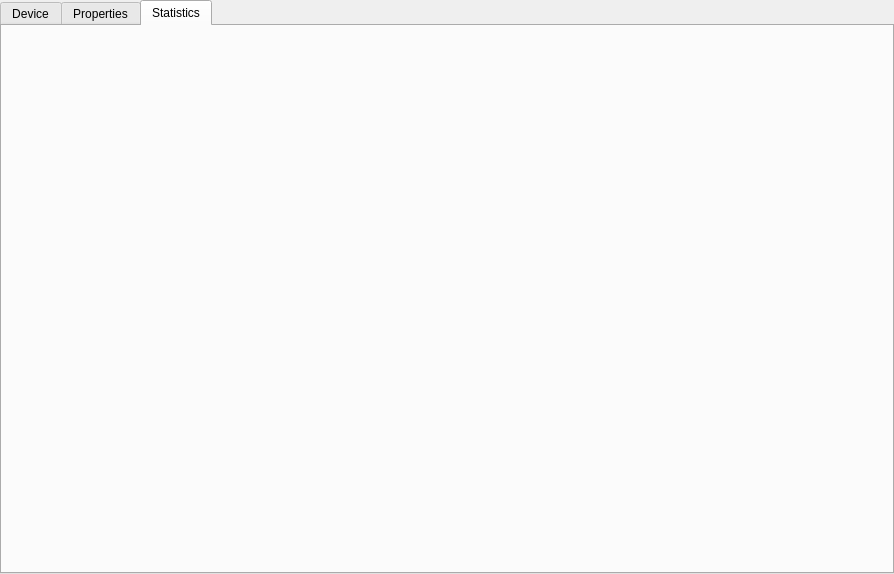
<?xml version="1.0" encoding="UTF-8"?>
<ui version="4.0">
 <class>TabWidget</class>
 <widget class="QTabWidget" name="TabWidget">
  <property name="geometry">
   <rect>
    <x>0</x>
    <y>0</y>
    <width>894</width>
    <height>574</height>
   </rect>
  </property>
  <property name="windowTitle">
   <string>Emulated Network Properties</string>
  </property>
  <property name="currentIndex">
   <number>2</number>
  </property>
  <widget class="QWidget" name="tab">
   <attribute name="title">
    <string>Device</string>
   </attribute>
   <widget class="QPushButton" name="setButton_2">
    <property name="geometry">
     <rect>
      <x>690</x>
      <y>400</y>
      <width>92</width>
      <height>28</height>
     </rect>
    </property>
    <property name="text">
     <string>Set</string>
    </property>
   </widget>
   <widget class="QPushButton" name="clearButton_2">
    <property name="geometry">
     <rect>
      <x>690</x>
      <y>430</y>
      <width>92</width>
      <height>28</height>
     </rect>
    </property>
    <property name="text">
     <string>Clear</string>
    </property>
   </widget>
   <widget class="QTextEdit" name="deviceDisplayTextEdit">
    <property name="geometry">
     <rect>
      <x>60</x>
      <y>390</y>
      <width>591</width>
      <height>111</height>
     </rect>
    </property>
    <property name="readOnly">
     <bool>true</bool>
    </property>
   </widget>
   <widget class="Line" name="line_6">
    <property name="geometry">
     <rect>
      <x>30</x>
      <y>360</y>
      <width>811</width>
      <height>20</height>
     </rect>
    </property>
    <property name="orientation">
     <enum>Qt::Horizontal</enum>
    </property>
   </widget>
   <widget class="QCheckBox" name="deviceCheckBox">
    <property name="geometry">
     <rect>
      <x>20</x>
      <y>20</y>
      <width>121</width>
      <height>23</height>
     </rect>
    </property>
    <property name="text">
     <string>Normal Device</string>
    </property>
    <property name="checked">
     <bool>true</bool>
    </property>
   </widget>
   <widget class="QCheckBox" name="bridgeCheckBox">
    <property name="geometry">
     <rect>
      <x>20</x>
      <y>100</y>
      <width>121</width>
      <height>23</height>
     </rect>
    </property>
    <property name="text">
     <string>Bridge</string>
    </property>
   </widget>
   <widget class="QLineEdit" name="deviceLineEdit">
    <property name="geometry">
     <rect>
      <x>170</x>
      <y>20</y>
      <width>113</width>
      <height>26</height>
     </rect>
    </property>
    <property name="text">
     <string>eth0</string>
    </property>
   </widget>
   <widget class="QLineEdit" name="bridgeLineEdit">
    <property name="enabled">
     <bool>false</bool>
    </property>
    <property name="geometry">
     <rect>
      <x>170</x>
      <y>100</y>
      <width>113</width>
      <height>26</height>
     </rect>
    </property>
    <property name="text">
     <string>br0</string>
    </property>
   </widget>
   <widget class="QListWidget" name="bridgeListWidget">
    <property name="enabled">
     <bool>false</bool>
    </property>
    <property name="geometry">
     <rect>
      <x>175</x>
      <y>160</y>
      <width>101</width>
      <height>192</height>
     </rect>
    </property>
   </widget>
   <widget class="QLineEdit" name="bridge_addLineEdit">
    <property name="enabled">
     <bool>false</bool>
    </property>
    <property name="geometry">
     <rect>
      <x>290</x>
      <y>160</y>
      <width>113</width>
      <height>26</height>
     </rect>
    </property>
    <property name="text">
     <string/>
    </property>
   </widget>
   <widget class="QPushButton" name="bridge_remButton">
    <property name="enabled">
     <bool>false</bool>
    </property>
    <property name="geometry">
     <rect>
      <x>300</x>
      <y>230</y>
      <width>92</width>
      <height>28</height>
     </rect>
    </property>
    <property name="text">
     <string>Remove</string>
    </property>
   </widget>
   <widget class="QPushButton" name="bridge_addButton">
    <property name="enabled">
     <bool>false</bool>
    </property>
    <property name="geometry">
     <rect>
      <x>300</x>
      <y>200</y>
      <width>92</width>
      <height>28</height>
     </rect>
    </property>
    <property name="text">
     <string>Add</string>
    </property>
   </widget>
   <widget class="Line" name="line_7">
    <property name="geometry">
     <rect>
      <x>30</x>
      <y>60</y>
      <width>811</width>
      <height>20</height>
     </rect>
    </property>
    <property name="orientation">
     <enum>Qt::Horizontal</enum>
    </property>
   </widget>
  </widget>
  <widget class="QWidget" name="tab">
   <attribute name="title">
    <string>Properties</string>
   </attribute>
   <widget class="QLineEdit" name="lossLineEdit">
    <property name="geometry">
     <rect>
      <x>290</x>
      <y>110</y>
      <width>113</width>
      <height>26</height>
     </rect>
    </property>
    <property name="text">
     <string>0</string>
    </property>
   </widget>
   <widget class="QPushButton" name="setButton">
    <property name="geometry">
     <rect>
      <x>690</x>
      <y>400</y>
      <width>92</width>
      <height>28</height>
     </rect>
    </property>
    <property name="text">
     <string>Set</string>
    </property>
   </widget>
   <widget class="QLabel" name="label_5">
    <property name="geometry">
     <rect>
      <x>431</x>
      <y>20</y>
      <width>101</width>
      <height>20</height>
     </rect>
    </property>
    <property name="text">
     <string>Delay Variance</string>
    </property>
   </widget>
   <widget class="QLabel" name="label_12">
    <property name="geometry">
     <rect>
      <x>640</x>
      <y>40</y>
      <width>62</width>
      <height>18</height>
     </rect>
    </property>
    <property name="text">
     <string>ms</string>
    </property>
   </widget>
   <widget class="QSlider" name="duplicateSlider">
    <property name="geometry">
     <rect>
      <x>120</x>
      <y>260</y>
      <width>160</width>
      <height>17</height>
     </rect>
    </property>
    <property name="orientation">
     <enum>Qt::Horizontal</enum>
    </property>
   </widget>
   <widget class="QLineEdit" name="rateLineEdit">
    <property name="geometry">
     <rect>
      <x>130</x>
      <y>330</y>
      <width>113</width>
      <height>26</height>
     </rect>
    </property>
    <property name="text">
     <string>0</string>
    </property>
   </widget>
   <widget class="Line" name="line_3">
    <property name="geometry">
     <rect>
      <x>30</x>
      <y>220</y>
      <width>811</width>
      <height>20</height>
     </rect>
    </property>
    <property name="orientation">
     <enum>Qt::Horizontal</enum>
    </property>
   </widget>
   <widget class="QLineEdit" name="limitLineEdit">
    <property name="geometry">
     <rect>
      <x>430</x>
      <y>330</y>
      <width>113</width>
      <height>26</height>
     </rect>
    </property>
    <property name="text">
     <string>0</string>
    </property>
   </widget>
   <widget class="QLabel" name="label_8">
    <property name="geometry">
     <rect>
      <x>140</x>
      <y>310</y>
      <width>81</width>
      <height>18</height>
     </rect>
    </property>
    <property name="text">
     <string>Data Rate</string>
    </property>
   </widget>
   <widget class="QLineEdit" name="duplicateLineEdit">
    <property name="geometry">
     <rect>
      <x>290</x>
      <y>260</y>
      <width>113</width>
      <height>26</height>
     </rect>
    </property>
    <property name="text">
     <string>0</string>
    </property>
   </widget>
   <widget class="QLineEdit" name="reorder_gapLineEdit">
    <property name="enabled">
     <bool>false</bool>
    </property>
    <property name="geometry">
     <rect>
      <x>690</x>
      <y>190</y>
      <width>113</width>
      <height>26</height>
     </rect>
    </property>
    <property name="text">
     <string>0</string>
    </property>
   </widget>
   <widget class="QLabel" name="label_7">
    <property name="enabled">
     <bool>true</bool>
    </property>
    <property name="geometry">
     <rect>
      <x>710</x>
      <y>170</y>
      <width>91</width>
      <height>18</height>
     </rect>
    </property>
    <property name="text">
     <string>Reorder Gap</string>
    </property>
   </widget>
   <widget class="QLabel" name="label_4">
    <property name="geometry">
     <rect>
      <x>250</x>
      <y>240</y>
      <width>62</width>
      <height>18</height>
     </rect>
    </property>
    <property name="text">
     <string>Duplicate</string>
    </property>
   </widget>
   <widget class="QPushButton" name="clearButton">
    <property name="geometry">
     <rect>
      <x>690</x>
      <y>430</y>
      <width>92</width>
      <height>28</height>
     </rect>
    </property>
    <property name="text">
     <string>Clear</string>
    </property>
   </widget>
   <widget class="QCheckBox" name="reorderCheckBox">
    <property name="geometry">
     <rect>
      <x>90</x>
      <y>190</y>
      <width>20</width>
      <height>23</height>
     </rect>
    </property>
    <property name="text">
     <string/>
    </property>
    <property name="checked">
     <bool>true</bool>
    </property>
    <property name="tristate">
     <bool>false</bool>
    </property>
   </widget>
   <widget class="QLabel" name="label_14">
    <property name="geometry">
     <rect>
      <x>410</x>
      <y>190</y>
      <width>62</width>
      <height>18</height>
     </rect>
    </property>
    <property name="text">
     <string>%</string>
    </property>
   </widget>
   <widget class="QSlider" name="reorderSlider">
    <property name="geometry">
     <rect>
      <x>120</x>
      <y>190</y>
      <width>160</width>
      <height>17</height>
     </rect>
    </property>
    <property name="orientation">
     <enum>Qt::Horizontal</enum>
    </property>
   </widget>
   <widget class="QSlider" name="delay_varSlider">
    <property name="geometry">
     <rect>
      <x>350</x>
      <y>40</y>
      <width>160</width>
      <height>17</height>
     </rect>
    </property>
    <property name="maximum">
     <number>300</number>
    </property>
    <property name="orientation">
     <enum>Qt::Horizontal</enum>
    </property>
   </widget>
   <widget class="QLabel" name="label_11">
    <property name="geometry">
     <rect>
      <x>310</x>
      <y>40</y>
      <width>62</width>
      <height>18</height>
     </rect>
    </property>
    <property name="text">
     <string>ms</string>
    </property>
   </widget>
   <widget class="QLineEdit" name="bufferLineEdit">
    <property name="geometry">
     <rect>
      <x>300</x>
      <y>330</y>
      <width>113</width>
      <height>26</height>
     </rect>
    </property>
    <property name="text">
     <string>0</string>
    </property>
   </widget>
   <widget class="QLabel" name="label_10">
    <property name="geometry">
     <rect>
      <x>450</x>
      <y>310</y>
      <width>81</width>
      <height>18</height>
     </rect>
    </property>
    <property name="text">
     <string>Limit</string>
    </property>
   </widget>
   <widget class="QLabel" name="label_15">
    <property name="geometry">
     <rect>
      <x>410</x>
      <y>260</y>
      <width>62</width>
      <height>18</height>
     </rect>
    </property>
    <property name="text">
     <string>%</string>
    </property>
   </widget>
   <widget class="Line" name="line">
    <property name="geometry">
     <rect>
      <x>30</x>
      <y>300</y>
      <width>811</width>
      <height>20</height>
     </rect>
    </property>
    <property name="orientation">
     <enum>Qt::Horizontal</enum>
    </property>
   </widget>
   <widget class="QSlider" name="lossSlider">
    <property name="geometry">
     <rect>
      <x>120</x>
      <y>110</y>
      <width>160</width>
      <height>17</height>
     </rect>
    </property>
    <property name="orientation">
     <enum>Qt::Horizontal</enum>
    </property>
   </widget>
   <widget class="QLineEdit" name="delay_varLineEdit">
    <property name="geometry">
     <rect>
      <x>520</x>
      <y>40</y>
      <width>113</width>
      <height>26</height>
     </rect>
    </property>
    <property name="text">
     <string>0</string>
    </property>
   </widget>
   <widget class="QCheckBox" name="reorder_gapCheckBox">
    <property name="enabled">
     <bool>true</bool>
    </property>
    <property name="geometry">
     <rect>
      <x>660</x>
      <y>190</y>
      <width>16</width>
      <height>23</height>
     </rect>
    </property>
    <property name="text">
     <string/>
    </property>
   </widget>
   <widget class="QLabel" name="label_13">
    <property name="geometry">
     <rect>
      <x>410</x>
      <y>110</y>
      <width>62</width>
      <height>18</height>
     </rect>
    </property>
    <property name="text">
     <string>%</string>
    </property>
   </widget>
   <widget class="QLabel" name="label_3">
    <property name="geometry">
     <rect>
      <x>250</x>
      <y>170</y>
      <width>62</width>
      <height>18</height>
     </rect>
    </property>
    <property name="text">
     <string>Reorder</string>
    </property>
   </widget>
   <widget class="QLineEdit" name="reorderLineEdit">
    <property name="geometry">
     <rect>
      <x>290</x>
      <y>190</y>
      <width>113</width>
      <height>26</height>
     </rect>
    </property>
    <property name="text">
     <string>0</string>
    </property>
   </widget>
   <widget class="Line" name="line_2">
    <property name="geometry">
     <rect>
      <x>30</x>
      <y>360</y>
      <width>811</width>
      <height>20</height>
     </rect>
    </property>
    <property name="orientation">
     <enum>Qt::Horizontal</enum>
    </property>
   </widget>
   <widget class="QLabel" name="label_2">
    <property name="geometry">
     <rect>
      <x>260</x>
      <y>90</y>
      <width>62</width>
      <height>20</height>
     </rect>
    </property>
    <property name="text">
     <string>Loss</string>
    </property>
   </widget>
   <widget class="QSlider" name="delaySlider">
    <property name="geometry">
     <rect>
      <x>20</x>
      <y>40</y>
      <width>160</width>
      <height>17</height>
     </rect>
    </property>
    <property name="maximum">
     <number>500</number>
    </property>
    <property name="orientation">
     <enum>Qt::Horizontal</enum>
    </property>
   </widget>
   <widget class="QLineEdit" name="delayLineEdit">
    <property name="geometry">
     <rect>
      <x>190</x>
      <y>40</y>
      <width>113</width>
      <height>26</height>
     </rect>
    </property>
    <property name="text">
     <string>0</string>
    </property>
   </widget>
   <widget class="Line" name="line_4">
    <property name="geometry">
     <rect>
      <x>30</x>
      <y>140</y>
      <width>811</width>
      <height>20</height>
     </rect>
    </property>
    <property name="orientation">
     <enum>Qt::Horizontal</enum>
    </property>
   </widget>
   <widget class="QLabel" name="label_16">
    <property name="geometry">
     <rect>
      <x>250</x>
      <y>330</y>
      <width>62</width>
      <height>18</height>
     </rect>
    </property>
    <property name="text">
     <string>kbit/s</string>
    </property>
   </widget>
   <widget class="QLabel" name="label">
    <property name="geometry">
     <rect>
      <x>160</x>
      <y>20</y>
      <width>62</width>
      <height>18</height>
     </rect>
    </property>
    <property name="text">
     <string>Delay</string>
    </property>
   </widget>
   <widget class="QTextEdit" name="displayTextEdit">
    <property name="geometry">
     <rect>
      <x>60</x>
      <y>390</y>
      <width>591</width>
      <height>111</height>
     </rect>
    </property>
    <property name="readOnly">
     <bool>true</bool>
    </property>
   </widget>
   <widget class="Line" name="line_5">
    <property name="geometry">
     <rect>
      <x>30</x>
      <y>70</y>
      <width>811</width>
      <height>20</height>
     </rect>
    </property>
    <property name="orientation">
     <enum>Qt::Horizontal</enum>
    </property>
   </widget>
   <widget class="QLabel" name="label_9">
    <property name="geometry">
     <rect>
      <x>320</x>
      <y>310</y>
      <width>81</width>
      <height>18</height>
     </rect>
    </property>
    <property name="text">
     <string>Buffer</string>
    </property>
   </widget>
   <widget class="QLineEdit" name="loss_corrLineEdit">
    <property name="geometry">
     <rect>
      <x>440</x>
      <y>110</y>
      <width>113</width>
      <height>26</height>
     </rect>
    </property>
    <property name="text">
     <string>0</string>
    </property>
   </widget>
   <widget class="QLabel" name="label_17">
    <property name="geometry">
     <rect>
      <x>560</x>
      <y>110</y>
      <width>62</width>
      <height>18</height>
     </rect>
    </property>
    <property name="text">
     <string>%</string>
    </property>
   </widget>
   <widget class="QLabel" name="label_6">
    <property name="geometry">
     <rect>
      <x>440</x>
      <y>90</y>
      <width>111</width>
      <height>20</height>
     </rect>
    </property>
    <property name="text">
     <string>Loss Correlation</string>
    </property>
   </widget>
   <widget class="QLabel" name="label_18">
    <property name="geometry">
     <rect>
      <x>560</x>
      <y>188</y>
      <width>62</width>
      <height>20</height>
     </rect>
    </property>
    <property name="text">
     <string>%</string>
    </property>
   </widget>
   <widget class="QLineEdit" name="reorder_corrLineEdit">
    <property name="geometry">
     <rect>
      <x>440</x>
      <y>190</y>
      <width>113</width>
      <height>26</height>
     </rect>
    </property>
    <property name="text">
     <string>0</string>
    </property>
   </widget>
   <widget class="QLabel" name="label_19">
    <property name="geometry">
     <rect>
      <x>440</x>
      <y>170</y>
      <width>131</width>
      <height>20</height>
     </rect>
    </property>
    <property name="text">
     <string>Reorder Correlation</string>
    </property>
   </widget>
  </widget>
  <widget class="QWidget" name="Statistics">
   <attribute name="title">
    <string>Statistics</string>
   </attribute>
  </widget>
 </widget>
 <resources/>
 <connections/>
</ui>
